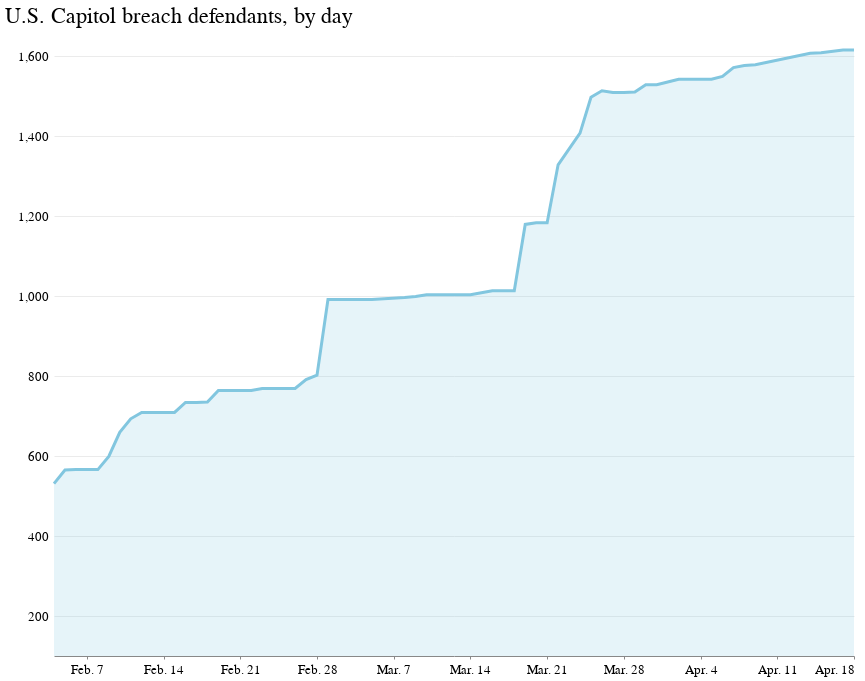

The notebook cell this image was saved under:
### Code cell
area_chart = (
    alt.Chart(charges_by_day)
    .mark_area(opacity=0.2)
    .encode(
        x=alt.X(
            "date:T",
            title="",
            axis=alt.Axis(format="%b. %-d", tickCount=10, grid=False),
        ),
        y=alt.Y(
            "charges_list:Q",
            title=" ",
            stack=None,
            axis=alt.Axis(
                tickSize=0,
                domainOpacity=0,
                tickCount=6,
                offset=4,
                gridWidth=0.6,
                gridColor="#dddddd",
            ),
            scale=alt.Scale(domain=(100, 400)),
        ),
    )
)

line_chart = (
    alt.Chart(charges_by_day)
    .mark_line()
    .encode(
        x=alt.X(
            "date:T",
            title="",
            axis=alt.Axis(format="%b. %-d", tickCount=10, grid=False),
        ),
        y=alt.Y(
            "charges_list:Q",
            title=" ",
            stack=None,
            axis=alt.Axis(
                tickSize=0,
                domainOpacity=0,
                tickCount=6,
                offset=4,
                gridWidth=0.6,
                gridColor="#dddddd",
            ),
            scale=alt.Scale(domain=(100, 1600)),
        ),
    )
)


chart_charges_area = (
    (line_chart + area_chart)
    .properties(
        width=800,
        height=600,
        title="U.S. Capitol breach defendants, by day",
    )
    .configure_view(strokeOpacity=0)
    .configure_legend(orient="top", symbolType="square")
    .configure_axis(labelFontSize=13)
)

chart_charges_area

### Figure 1 — Vega-Lite specification as saved in the notebook (floating-point values rounded to 4 significant figures)
{"config": {"view": {"width": 800, "height": 450, "strokeOpacity": 0}, "background": "#ffffff", "title": {"anchor": "start", "font": "Benton Gothic Bold, sans", "fontColor": "#000000", "fontSize": 22, "fontWeight": "normal"}, "arc": {"fill": "#82c6df"}, "area": {"fill": "#82c6df"}, "line": {"stroke": "#82c6df", "strokeWidth": 3}, "path": {"stroke": "#82c6df"}, "rect": {"fill": "#82c6df"}, "shape": {"stroke": "#82c6df"}, "bar": {"fill": "#82c6df"}, "point": {"stroke": "#82c6df"}, "symbol": {"fill": "#82c6df", "size": 30}, "axis": {"titleFont": "Benton Gothic Bold, sans", "titleFontSize": 13, "titleFontWeight": "normal", "labelFont": "Benton Gothic, sans", "labelFontSize": 13, "labelFontWeight": "normal"}, "axisX": {"labelAngle": 0, "labelPadding": 4, "tickSize": 3}, "axisY": {"labelBaseline": "middle", "maxExtent": 45, "minExtent": 45, "tickSize": 2, "titleAlign": "left", "titleAngle": 0, "titleX": -45, "titleY": -11}, "legend": {"titleFont": "Benton Gothic Bold, sans", "titleFontSize": 13, "titleFontWeight": "normal", "symbolType": "square", "labelFont": "Benton Gothic, sans", "labelFontSize": 11.5, "orient": "top"}, "range": {"category": ["#3580b1", "#ec8431", "#ab7fb4", "#c89d29", "#adc839", "#829eb1"], "diverging": ["#e68a4f", "#f4bb6a", "#f9e39c", "#dadfe2", "#a6b7c6", "#849eae"], "heatmap": ["#fbf2c7", "#f9e39c", "#f8d36e", "#f4bb6a", "#e68a4f", "#d15a40", "#ab4232"], "ordinal": ["#fbf2c7", "#f9e39c", "#f8d36e", "#f4bb6a", "#e68a4f", "#d15a40", "#ab4232"], "ramp": ["#fbf2c7", "#f9e39c", "#f8d36e", "#f4bb6a", "#e68a4f", "#d15a40", "#ab4232"]}}, "layer": [{"mark": "line", "encoding": {"x": {"type": "temporal", "axis": {"format": "%b. %-d", "grid": false, "tickCount": 10}, "field": "date", "title": ""}, "y": {"type": "quantitative", "axis": {"domainOpacity": 0, "gridColor": "#dddddd", "gridWidth": 0.6, "offset": 4, "tickCount": 6, "tickSize": 0}, "field": "charges_list", "scale": {"domain": [100, 1600]}, "stack": null, "title": " "}}}, {"mark": {"type": "area", "opacity": 0.2}, "encoding": {"x": {"type": "temporal", "axis": {"format": "%b. %-d", "grid": false, "tickCount": 10}, "field": "date", "title": ""}, "y": {"type": "quantitative", "axis": {"domainOpacity": 0, "gridColor": "#dddddd", "gridWidth": 0.6, "offset": 4, "tickCount": 6, "tickSize": 0}, "field": "charges_list", "scale": {"domain": [100, 400]}, "stack": null, "title": " "}}}], "data": {"name": "data-78ab7b3618dc01a7bdd8da5f8f6da677"}, "height": 600, "title": "U.S. Capitol breach defendants, by day", "width": 800, "$schema": "https://vega.github.io/schema/vega-lite/v4.0.2.json", "datasets": {"data-78ab7b3618dc01a7bdd8da5f8f6da677": [{"date": "2021-02-04T00:00:00", "charges_list": 531}, {"date": "2021-02-05T00:00:00", "charges_list": 565}, {"date": "2021-02-06T00:00:00", "charges_list": 566}, {"date": "2021-02-07T00:00:00", "charges_list": 566}, {"date": "2021-02-08T00:00:00", "charges_list": 566}, {"date": "2021-02-09T00:00:00", "charges_list": 599}, {"date": "2021-02-10T00:00:00", "charges_list": 659}, {"date": "2021-02-11T00:00:00", "charges_list": 693}, {"date": "2021-02-12T00:00:00", "charges_list": 709}, {"date": "2021-02-13T00:00:00", "charges_list": 709}, {"date": "2021-02-14T00:00:00", "charges_list": 709}, {"date": "2021-02-15T00:00:00", "charges_list": 709}, {"date": "2021-02-16T00:00:00", "charges_list": 734}, {"date": "2021-02-17T00:00:00", "charges_list": 734}, {"date": "2021-02-18T00:00:00", "charges_list": 735}, {"date": "2021-02-19T00:00:00", "charges_list": 764}, {"date": "2021-02-20T00:00:00", "charges_list": 764}, {"date": "2021-02-21T00:00:00", "charges_list": 764}, {"date": "2021-02-22T00:00:00", "charges_list": 764}, {"date": "2021-02-23T00:00:00", "charges_list": 769}, {"date": "2021-02-24T00:00:00", "charges_list": 769}, {"date": "2021-02-25T00:00:00", "charges_list": 769}, {"date": "2021-02-26T00:00:00", "charges_list": 769}, {"date": "2021-02-27T00:00:00", "charges_list": 791}, {"date": "2021-02-28T00:00:00", "charges_list": 802}, {"date": "2021-03-01T00:00:00", "charges_list": 991}, {"date": "2021-03-02T00:00:00", "charges_list": 991}, {"date": "2021-03-03T00:00:00", "charges_list": 991}, {"date": "2021-03-04T00:00:00", "charges_list": 991}, {"date": "2021-03-05T00:00:00", "charges_list": 991}, {"date": "2021-03-08T00:00:00", "charges_list": 996}, {"date": "2021-03-09T00:00:00", "charges_list": 999}, {"date": "2021-03-10T00:00:00", "charges_list": 1003}, {"date": "2021-03-11T00:00:00", "charges_list": 1003}, {"date": "2021-03-12T00:00:00", "charges_list": 1003}, {"date": "2021-03-13T00:00:00", "charges_list": 1003}, {"date": "2021-03-14T00:00:00", "charges_list": 1003}, {"date": "2021-03-15T00:00:00", "charges_list": 1008}, {"date": "2021-03-16T00:00:00", "charges_list": 1013}, {"date": "2021-03-17T00:00:00", "charges_list": 1013}, {"date": "2021-03-18T00:00:00", "charges_list": 1013}, {"date": "2021-03-19T00:00:00", "charges_list": 1179}, {"date": "2021-03-20T00:00:00", "charges_list": 1183}, {"date": "2021-03-21T00:00:00", "charges_list": 1183}, {"date": "2021-03-22T00:00:00", "charges_list": 1328}, {"date": "2021-03-24T00:00:00", "charges_list": 1407}, {"date": "2021-03-25T00:00:00", "charges_list": 1497}, {"date": "2021-03-26T00:00:00", "charges_list": 1513}, {"date": "2021-03-27T00:00:00", "charges_list": 1509}, {"date": "2021-03-28T00:00:00", "charges_list": 1509}, {"date": "2021-03-29T00:00:00", "charges_list": 1510}, {"date": "2021-03-30T00:00:00", "charges_list": 1528}, {"date": "2021-03-31T00:00:00", "charges_list": 1528}, {"date": "2021-04-01T00:00:00", "charges_list": 1535}, {"date": "2021-04-02T00:00:00", "charges_list": 1542}, {"date": "2021-04-04T00:00:00", "charges_list": 1542}, {"date": "2021-04-05T00:00:00", "charges_list": 1542}, {"date": "2021-04-06T00:00:00", "charges_list": 1549}, {"date": "2021-04-07T00:00:00", "charges_list": 1571}, {"date": "2021-04-08T00:00:00", "charges_list": 1576}, {"date": "2021-04-09T00:00:00", "charges_list": 1578}, {"date": "2021-04-14T00:00:00", "charges_list": 1607}, {"date": "2021-04-15T00:00:00", "charges_list": 1608}, {"date": "2021-04-17T00:00:00", "charges_list": 1615}, {"date": "2021-04-18T00:00:00", "charges_list": 1615}]}}
